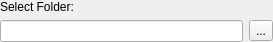
<?xml version="1.0" encoding="UTF-8"?>
<ui version="4.0">
 <class>FolderUI</class>
 <widget class="QWidget" name="FolderUI">
  <property name="geometry">
   <rect>
    <x>0</x>
    <y>0</y>
    <width>273</width>
    <height>41</height>
   </rect>
  </property>
  <property name="windowTitle">
   <string>FolderUI</string>
  </property>
  <layout class="QVBoxLayout" name="verticalLayout">
   <property name="leftMargin">
    <number>0</number>
   </property>
   <property name="topMargin">
    <number>0</number>
   </property>
   <property name="rightMargin">
    <number>0</number>
   </property>
   <property name="bottomMargin">
    <number>0</number>
   </property>
   <item>
    <widget class="QLabel" name="textName">
     <property name="text">
      <string>Select Folder:</string>
     </property>
    </widget>
   </item>
   <item>
    <layout class="QHBoxLayout" name="horizontalLayout">
     <item>
      <widget class="QLineEdit" name="folderPath"/>
     </item>
     <item>
      <widget class="QToolButton" name="openButton">
       <property name="text">
        <string>...</string>
       </property>
      </widget>
     </item>
    </layout>
   </item>
  </layout>
 </widget>
 <layoutdefault spacing="6" margin="11"/>
 <resources/>
 <connections/>
</ui>
